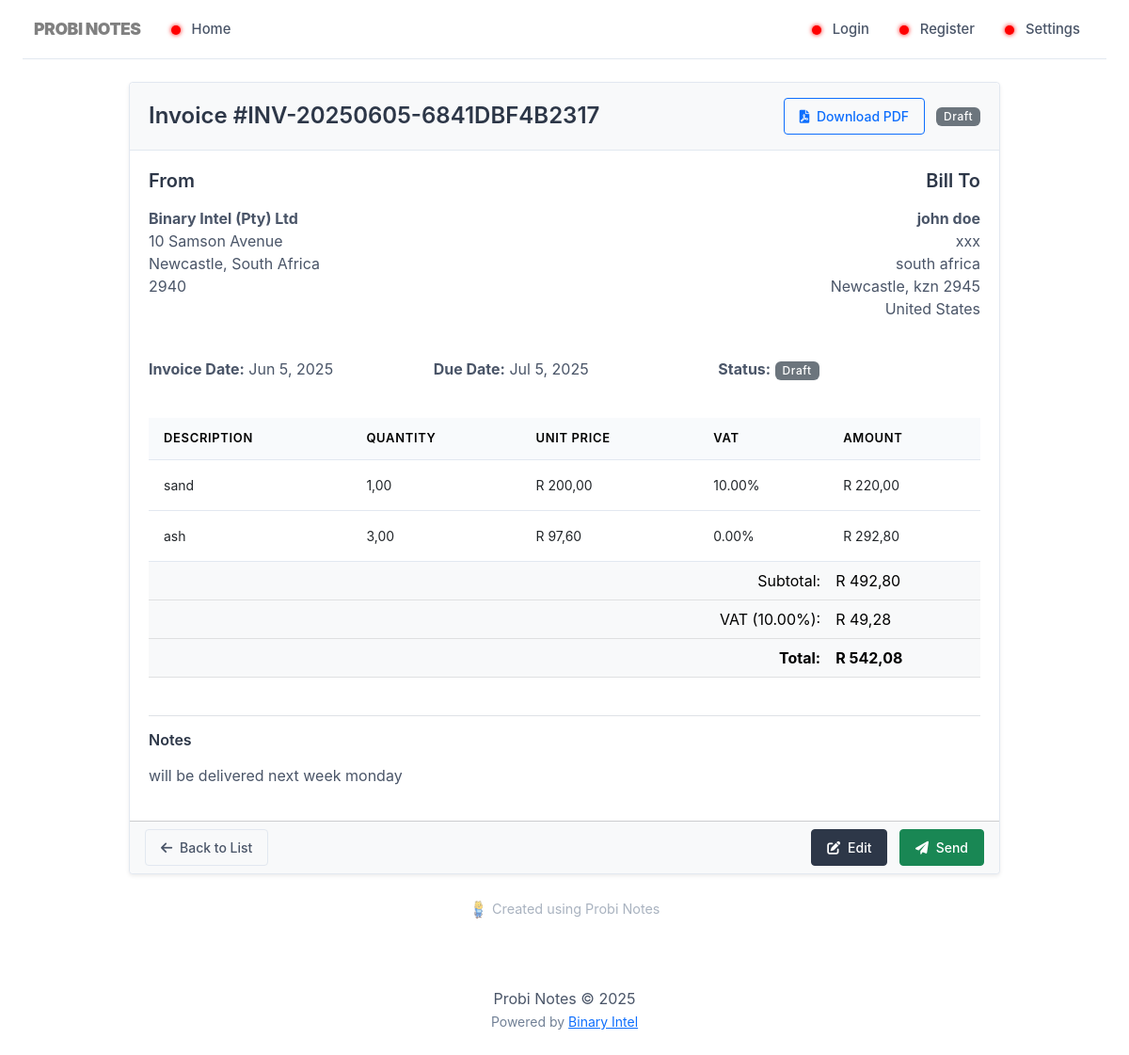
Screenshot of /invoices/view.php?id=3 with the database file from the repository.
### tables this page shows
CREATE TABLE `invoices` (
  `id` int(11) NOT NULL,
  `invoice_number` varchar(50) NOT NULL,
  `client_id` int(11) NOT NULL,
  `date` date NOT NULL,
  `due_date` date NOT NULL,
  `status` enum('draft','sent','paid','overdue','cancelled') DEFAULT 'draft',
  `tax_rate` decimal(5,2) DEFAULT 0.00,
  `discount` decimal(10,2) DEFAULT 0.00,
  `notes` text DEFAULT NULL,
  `created_at` timestamp NOT NULL DEFAULT current_timestamp(),
  `updated_at` timestamp NOT NULL DEFAULT current_timestamp() ON UPDATE current_timestamp()
);

CREATE TABLE `customers` (
  `id` int(11) NOT NULL,
  `name` varchar(100) NOT NULL,
  `email` varchar(100) DEFAULT NULL,
  `phone` varchar(20) DEFAULT NULL,
  `address` text DEFAULT NULL,
  `city` varchar(50) DEFAULT NULL,
  `state` varchar(50) DEFAULT NULL,
  `postal_code` varchar(20) DEFAULT NULL,
  `country` varchar(50) DEFAULT 'United States',
  `company` varchar(100) DEFAULT NULL,
  `tax_id` varchar(50) DEFAULT NULL,
  `payment_terms` varchar(50) DEFAULT 'NET 30',
  `notes` text DEFAULT NULL,
  `status` enum('active','inactive','lead') DEFAULT 'active',
  `created_at` timestamp NOT NULL DEFAULT current_timestamp(),
  `updated_at` timestamp NOT NULL DEFAULT current_timestamp() ON UPDATE current_timestamp()
);

CREATE TABLE `invoice_items` (
  `id` int(11) NOT NULL,
  `invoice_id` int(11) NOT NULL,
  `description` varchar(255) NOT NULL,
  `quantity` decimal(10,2) NOT NULL,
  `unit_price` decimal(10,2) NOT NULL,
  `tax_rate` decimal(5,2) DEFAULT 0.00
);

### invoices/view.php (the view, shortened to what this page needs)
<?php
require_once '../includes/config.php';
require_once '../includes/header.php';
require_once '../includes/navigation.php';
$id = (int)$_GET['id'];
$stmt = $pdo->prepare("SELECT i.*, c.name as client_name, c.company, c.email, c.phone, c.address, c.city, c.state, c.postal_code, c.country
                       FROM invoices i
                       JOIN customers c ON i.client_id = c.id
                       WHERE i.id = ?");
$stmt->execute([$id]);
$invoice = $stmt->fetch();
$items = $pdo->prepare("SELECT * FROM invoice_items WHERE invoice_id = ?");
$items->execute([$id]);
$items = $items->fetchAll();
$subtotal = array_reduce($items, function($carry, $item) {
    return $carry + ($item['quantity'] * $item['unit_price']);
}, 0);
$vat = $subtotal * ($invoice['tax_rate'] / 100);
$total = $subtotal + $vat - $invoice['discount'];
?>
<div class="container mt-4">
    <div class="row justify-content-center">
        <div class="col-lg-10">
            <div class="card shadow-sm mb-4">
                <div class="card-header bg-light d-flex justify-content-between align-items-center">
                    <h4 class="mb-0">Invoice #<?= $invoice['invoice_number'] ?></h4>
                    <div>
                        <a href="download.php?id=<?= $invoice['id'] ?>" class="btn btn-sm btn-outline-primary me-2">
                            <i class="fas fa-file-pdf me-1"></i> Download PDF
                        </a>
                        <span class="badge bg-<?=
                            $invoice['status'] === 'paid' ? 'success' :
                            ($invoice['status'] === 'overdue' ? 'danger' :
                            ($invoice['status'] === 'sent' ? 'primary' : 'secondary'))
                        ?>">
                            <?= ucfirst($invoice['status']) ?>
                        </span>
                    </div>
                </div>
                <div class="card-body">
                    <div class="row mb-4">
                        <div class="col-md-6">
                            <h5>From</h5>
                            <p>
                                <strong>Binary Intel (Pty) Ltd</strong><br>
                                10 Samson Avenue<br>
                                Newcastle, South Africa<br>
                                2940
                            </p>
                        </div>
                        <div class="col-md-6 text-md-end">
                            <h5>Bill To</h5>
                            <p>
                                <strong><?= htmlspecialchars($invoice['client_name']) ?></strong><br>
                                <?php if ($invoice['company']): ?>
                                    <?= htmlspecialchars($invoice['company']) ?><br>
                                <?php endif; ?>
                                <?= htmlspecialchars($invoice['address']) ?><br>
                                <?= htmlspecialchars($invoice['city']) ?>, <?= htmlspecialchars($invoice['state']) ?> <?= htmlspecialchars($invoice['postal_code']) ?><br>
                                <?= htmlspecialchars($invoice['country']) ?>
                            </p>
                        </div>
                    </div>
                    <div class="row mb-4">
                        <div class="col-md-4">
                            <p><strong>Invoice Date:</strong> <?= date('M j, Y', strtotime($invoice['date'])) ?></p>
                        </div>
                        <div class="col-md-4">
                            <p><strong>Due Date:</strong> <?= date('M j, Y', strtotime($invoice['due_date'])) ?></p>
                        </div>
                        <div class="col-md-4">
                            <p><strong>Status:</strong>
                                <span class="badge bg-<?=
                                    $invoice['status'] === 'paid' ? 'success' :
                                    ($invoice['status'] === 'overdue' ? 'danger' :
                                    ($invoice['status'] === 'sent' ? 'primary' : 'secondary'))
                                ?>">
                                    <?= ucfirst($invoice['status']) ?>
                                </span>
                            </p>
                        </div>
                    </div>
                    <div class="table-responsive mb-4">
                        <table class="table">
                            <thead class="table-light">
                                <tr>
                                    <th>Description</th>
                                    <th>Quantity</th>
                                    <th>Unit Price</th>
                                    <th>VAT</th>
                                    <th>Amount</th>
                                </tr>
                            </thead>
                            <tbody>
                                <?php foreach ($items as $item): ?>
                                <tr>
                                    <td><?= htmlspecialchars($item['description']) ?></td>
                                    <td><?= number_format($item['quantity'], 2, ',', ' ') ?></td>
                                    <td>R <?= number_format($item['unit_price'], 2, ',', ' ') ?></td>
                                    <td><?= $item['tax_rate'] ?>%</td>
                                    <td>R <?= number_format($item['quantity'] * $item['unit_price'] * (1 + ($item['tax_rate'] / 100)), 2, ',', ' ') ?></td>
                                </tr>
                                <?php endforeach; ?>
                            </tbody>
                            <tfoot class="table-light">
                                <tr>
                                    <td colspan="4" class="text-end">Subtotal:</td>
                                    <td>R <?= number_format($subtotal, 2, ',', ' ') ?></td>
                                </tr>
                                <tr>
                                    <td colspan="4" class="text-end">VAT (<?= $invoice['tax_rate'] ?>%):</td>
                                    <td>R <?= number_format($vat, 2, ',', ' ') ?></td>
                                </tr>
                                <tr>
                                    <td colspan="4" class="text-end fw-bold">Total:</td>
                                    <td class="fw-bold">R <?= number_format($total, 2, ',', ' ') ?></td>
                                </tr>
                            </tfoot>
                        </table>
                    </div>
                    <?php if ($invoice['notes']): ?>
                    <div class="border-top pt-3">
                        <h6>Notes</h6>
                        <p><?= nl2br(htmlspecialchars($invoice['notes'])) ?></p>
                    </div>
                    <?php endif; ?>
                </div>
                <div class="card-footer bg-light">
                    <div class="d-flex justify-content-between">
                        <div>
                            <a href="list.php" class="btn btn-outline-secondary">
                                <i class="fas fa-arrow-left me-1"></i> Back to List
                            </a>
                        </div>
                        <div>
                            <a href="edit.php?id=<?= $invoice['id'] ?>" class="btn btn-primary me-2">
                                <i class="fas fa-edit me-1"></i> Edit
                            </a>
                            <button class="btn btn-success">
                                <i class="fas fa-paper-plane me-1"></i> Send
                            </button>
                        </div>
                    </div>
                </div>
            </div>
            <div class="text-center mt-4" style="opacity: 0.6;">
                <img src="/assets/images/watermarks/1.png" alt="Probi Notes Logo" style="height: 20px; vertical-align: middle;">
                <span class="text-muted" style="font-size: 0.9rem;">Created using Probi Notes</span>
            </div>
        </div>
    </div>
</div>
<?php require_once '../includes/footer.php'; ?>

### includes/header.php (shortened to what this page needs)
<?php
$BASE_URL = 'http://' . $_SERVER['HTTP_HOST'] . '/business-CRM-general';
?>
<!DOCTYPE html>
<html lang="en">
<head>
    <link href="https://cdn.jsdelivr.net/npm/bootstrap@5.3.0/dist/css/bootstrap.min.css" rel="stylesheet">
    <link href="https://cdnjs.cloudflare.com/ajax/libs/font-awesome/6.0.0/css/all.min.css" rel="stylesheet">
    <link href="<?= $BASE_URL ?>/assets/css/style.css" rel="stylesheet">
</head>
<body>
    <div class="container-lg">

### includes/navigation.php (shortened to what this page needs)
<nav class="navbar navbar-expand-lg navbar-light sticky-top">
    <div class="container-fluid">
        <a class="navbar-brand" href="/index.php">
            <b style="color:grey;">PROBI NOTES</b>
        </a>
        <div class="collapse navbar-collapse" id="navbarNav">
            <ul class="navbar-nav me-auto">
                <?php if(isset($_SESSION['user_id'])): ?>
                    <li class="nav-item">
                        <a class="nav-link" href="/dashboard.php">
                            <span class="nav-led" data-target="dashboard-led"></span>
                            Dashboard
                        </a>
                    </li>
                    <li class="nav-item">
                        <a class="nav-link" href="/invoices/list.php">
                            <span class="nav-led" data-target="invoices-led"></span>
                            Invoice Management
                        </a>
                    </li>
                    <li class="nav-item">
                        <a class="nav-link" href="/clients/list.php">
                            <span class="nav-led" data-target="clients-led"></span>
                            Customer Management
                        </a>
                    </li>
                    <li class="nav-item">
                        <a class="nav-link" href="/financial/list.php">
                            <span class="nav-led" data-target="finance-led"></span>
                            Financial Management
                        </a>
                    </li>
                <?php else: ?>
                    <li class="nav-item">
                        <a class="nav-link" href="/index.php">
                            <span class="nav-led" data-target="home-led"></span>
                            Home
                        </a>
                    </li>
                <?php endif; ?>
            </ul>
            <ul class="navbar-nav">
                <?php if(isset($_SESSION['user_id'])): ?>
                    <li class="nav-item">
                        <a class="nav-link" href="/logout.php">
                            <span class="nav-led" data-target="logout-led"></span>
                            Logout
                        </a>
                    </li>
                <?php else: ?>
                    <li class="nav-item">
                        <a class="nav-link" href="/login.php">
                            <span class="nav-led" data-target="login-led"></span>
                            Login
                        </a>
                    </li>
                    <li class="nav-item">
                        <a class="nav-link" href="/register.php">
                            <span class="nav-led" data-target="register-led"></span>
                            Register
                        </a>
                    </li>
                <?php endif; ?>
                <li class="nav-item">
                    <a class="nav-link" href="<?= $BASE_URL ?>/settings.php">
                        <span class="nav-led" data-target="settings-led"></span>
                        Settings
                    </a>
                </li>
            </ul>
        </div>
    </div>
</nav>

### includes/footer.php (shortened to what this page needs)
        </div>
        <footer class="mt-5 py-4 text-center text-muted">
            <div class="container">
                <p class="mb-0">Probi Notes &copy; <?php echo date('Y'); ?></p>
                <small>Powered by <a href="https://www.binaryintel.co.za" target="_blank">Binary Intel</a>
</small>
            </div>
        </footer>
    </body>
</html>

### assets/css/style.css (style rules this page uses)
:root { --primary-text: #2d3748; --secondary-text: #4a5568; --border-color: #e2e8f0; --light-bg: #f8fafc; --medium-bg: #edf2f7; --dark-bg: #e2e8f0; --accent-color: #718096; --border-radius: 4px; --shadow-sm: 0 1px 2px 0 rgba(0, 0, 0, 0.05); --shadow-md: 0 4px 6px -1px rgba(0, 0, 0, 0.1); }
body { font-family: 'Inter', -apple-system, BlinkMacSystemFont, 'Segoe UI', Roboto, sans-serif; line-height: 1.5; color: var(--primary-text); background-color: white; padding-top: 0; -webkit-font-smoothing: antialiased; }
h1, h2, h3, h4, h5, h6 { font-weight: 600; color: var(--primary-text); margin-bottom: 1rem; }
p { color: var(--secondary-text); margin-bottom: 1rem; }
.container-lg { max-width: 1200px; padding-left: 1.5rem; padding-right: 1.5rem; }
.navbar { background-color: white; border-bottom: 1px solid var(--border-color); padding: 0.75rem 0; }
.navbar-brand { font-weight: 600; color: var(--primary-text) !important; font-size: 1.1rem; letter-spacing: -0.025em; }
.nav-link { color: var(--secondary-text) !important; font-weight: 500; padding: 0.5rem 1rem !important; font-size: 0.925rem; }
.card { border: 1px solid var(--border-color); border-radius: var(--border-radius); background-color: white; box-shadow: var(--shadow-sm); margin-bottom: 1.5rem; }
.card-header { background-color: white; border-bottom: 1px solid var(--border-color); padding: 1rem 1.25rem; font-weight: 600; }
.card-body { padding: 1.25rem; }
.table { color: var(--primary-text); width: 100%; }
.table thead th { background-color: var(--light-bg); border-bottom: 1px solid var(--border-color); font-weight: 600; padding: 0.75rem 1rem; font-size: 0.8125rem; text-transform: uppercase; letter-spacing: 0.05em; }
.table tbody td { padding: 1rem; border-bottom: 1px solid var(--border-color); vertical-align: middle; font-size: 0.875rem; }
.btn { border-radius: var(--border-radius); padding: 0.5rem 1rem; font-size: 0.875rem; font-weight: 500; transition: none; }
.btn-primary { background-color: var(--primary-text); border-color: var(--primary-text); }
.btn-outline-secondary { border-color: var(--border-color); color: var(--secondary-text); }
.badge { font-weight: 500; font-size: 0.75rem; padding: 0.35em 0.65em; letter-spacing: 0.05em; }
.text-muted { color: #718096 !important; }

### includes/header.php (style rules this page uses)
body { opacity: 0; transition: opacity 0.3s ease; }

### includes/navigation.php (style rules this page uses)
.nav-led { display: inline-block; width: 10px; height: 10px; border-radius: 50%; margin-right: 8px; vertical-align: middle; background-color: #ff0000; box-shadow: 0 0 5px #ff0000; transition: all 0.3s ease; }
.nav-led:not(.active) { animation: pulse 2s infinite; }
.navbar-collapse { transition: height 0.3s ease; overflow: hidden; }

### rows the page displays
invoices: invoice_number "INV-20250605-6841DBF4B2317", status "Draft", client.name "john doe", client.company "xxx", client.address "south africa", client.city "Newcastle", client.state "kzn", client.postal_code "2945", client.country "United States", date "Jun 5, 2025", due_date "Jul 5, 2025", tax_rate "10.00", notes "will be delivered next week monday"
invoice_items: description "sand", quantity "1,00", unit_price "200,00", tax_rate "10.00", $item['quantity'] * $item['unit_price'] * (1 + ($item['tax_rate'] / 100)) "220,00"
invoice_items: description "ash", quantity "3,00", unit_price "97,60", tax_rate "0.00", $item['quantity'] * $item['unit_price'] * (1 + ($item['tax_rate'] / 100)) "292,80"

### other values shown
$subtotal "492,80"
$vat "49,28"
$total "542,08"
